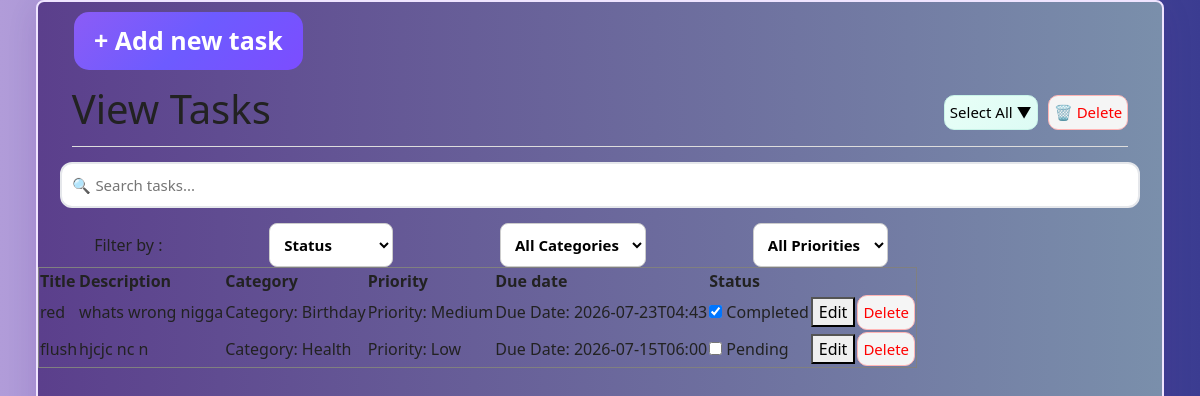
The page /tasks on the database its author committed.
### tables this page shows
CREATE TABLE tasks (
    id INTEGER PRIMARY KEY AUTOINCREMENT,
    title TEXT NOT NULL,
    description TEXT,
    category TEXT,
    priority TEXT,
    due_date TEXT,
    status TEXT DEFAULT 'Pending'
);

### app.py (the view)
@app.route("/tasks")
def view_tasks():
    connection = sqlite3.connect("database.db")
    connection.row_factory = sqlite3.Row
    cursor = connection.cursor()
    cursor.execute("SELECT * FROM tasks")
    tasks = cursor.fetchall()
    connection.close()
    print("Tasks retrieved:", tasks)  # Debugging line
    return render_template("view_task.html", tasks=tasks)

### templates/view_task.html (shortened to what this page needs)
<!DOCTYPE html>
<html lang="en">
<head>
    <link href="https://cdn.jsdelivr.net/npm/bootstrap@5.3.3/dist/css/bootstrap.min.css" rel="stylesheet">
    <link rel="stylesheet" href="{{ url_for('static', filename='view_task.css') }}">
</head>
<body class="gallery2">
  <div class="container2">
    <a href="/create" class="new">
    <div class="new-task">
       + Add new task
    </div>
    </a>
    <div class="view-task">
        <h1>View Tasks</h1>
        <div class="actions">
            <button class="select-btn">
                Select  All ▼
            </button>
            <button class="delete-btn">
                🗑 Delete
            </button>
        </div>
    </div>
    <div class="search-container">
       <input type="text" id="searchInput" class="search-input" placeholder="🔍 Search tasks...">
    </div>
    <div class="filter-tabs">
          <span>Filter by :</span>
          <select>
             <option value ="" selected disabled>Status</option>
          </select>
          <select>
             <option value ="" selected disabled>All Categories</option>
          </select>
          <select>
             <option value ="" selected disabled>All Priorities</option>
          </select>
        </div>
      <div class="tasks-container">
         <table class="tasks-table" border="1">
            <thead class="table-head">
               <tr>
                  <th>Title</th>
                  <th>Description</th>
                  <th>Category</th>
                  <th>Priority</th>
                  <th>Due date</th>
                  <th>Status</th>
               </tr>
            </thead>
         <tbody class="table-body">
         {% for task in tasks %}
         <tr class="task-row">
            <td>{{ task["title"] }}</td>
            <td>{{ task["description"] }}</td>
            <td>Category: {{ task["category"] }}</td>
            <td>Priority: {{ task["priority"] }}</td>
            <td>Due Date: {{ task["due_date"] }}</td>
            <td>
         <div class="task-actions">
            <form action="{{ url_for('complete_task', id=task['id']) }}" method="POST">
               <input
                  type="checkbox"
                  onchange="this.form.submit()"
                  {% if task["status"] == "Completed" %}checked{% endif %}>
               <label>
                  {{ task["status"] }}
               </label>
            </form>
            </td>
               <td>
               <button class="edit-btn" onclick="editTask({{ task['id'] }})">
                  Edit
               </button>
               </td>
               <td>
               <button class="delete-btn" onclick="deleteTask({{ task['id'] }})">
                  Delete
               </button>
               </td>
               </tr>
               {% endfor %}
         </tbody>
         </table>
      </div>
      </div>
</body>
</html>

### static/view_task.css (style rules this page uses)
body.gallery2 { background: linear-gradient(to right, #B19CD9, #3B3C91); color: #222; }
.container2 { background: linear-gradient(to left, #7a8fab , #5b3f8c); border: 2px solid #EFE4FF; box-shadow: 0 10px 30px rgba(75, 0, 130, 0.12); width:94%; min-height:1000px; margin:auto; border-radius:8px; overflow:visible; }
.new-task { background: linear-gradient(135deg, #8B5CF6 0%, #6D5BFF 50%, #7C4DFF 100%); color: white; width: fit-content; padding: 10px 20px; margin: 10px 15px; display: flex; justify-content: center; align-items: center; font-size: 15px; font-weight: 600; border-radius: 10px; }
@media (min-width: 764px) { .new-task { margin-left: 3vw; font-size: 25px; border-radius: 15px; } }
.new { text-decoration: none; color: white; -webkit-tap-highlight-color: transparent; }
.view-task { width: 94%; margin: auto; margin-top: 15px; border-bottom: 1px solid #ddd; padding-bottom: 5px; display: flex; justify-content: space-between; align-items: center; }
.actions { display: flex; align-items: center; gap: 10px; }
.select-btn { padding:5px; border-radius: 10px; background: linear-gradient(135deg, #E8FFF7, #DDFBF4); border: 1px solid #C8F3E8; font-size: 15px; cursor: pointer; -webkit-tap-highlight-color: transparent; }
.delete-btn { padding: 5px; border: 1px solid #ffb5b5; border-radius: 10px; background: #f5f5f5; color: red; font-size: 15px; cursor: pointer; display: block; }
.search-container { width: 96%; margin: 15px auto; }
.search-input { width: 100%; padding: 10px; border: 2px solid #E5E7EB; border-radius: 12px; font-size: 15px; outline: none; transition: all 0.3s ease; background: #fff; }
.filter-tabs { display: none; }
@media (min-width:768px) { .filter-tabs { display: flex; align-items: center; margin-left: 5%; gap: 10%; } }
@media (min-width:768px) { .filter-tabs select { padding:10px; font-size: 15px; font-weight: 600; border:1px solid #ccc; border-radius:8px; background:#fff; } }

### rows shown on the page
tasks: title "red", description "whats wrong nigga", category "Birthday", priority "Medium", due_date "2026-07-23T04:43", status "☑", status "Completed"
tasks: title "flush", description "hjcjc nc n", category "Health", priority "Low", due_date "2026-07-15T06:00", status "Pending"
